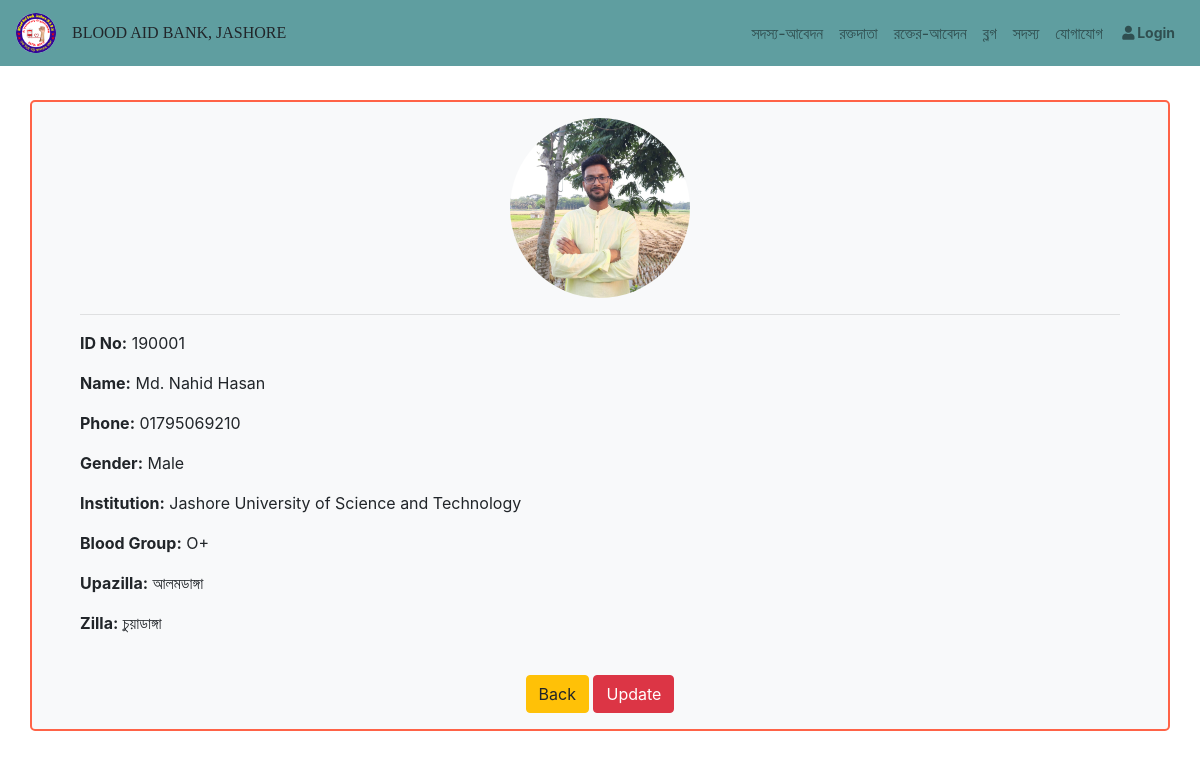
Screenshot of /Member/Details/2/ with the database file from the repository.
### Bloodbank/models.py (models this page shows, shortened)
class OrganizationMember(models.Model):
    GENDER_CHOICE = (
        ('Male', 'Male'),
        ('Female', 'Female'),
    )
    id_no = models.CharField(max_length =15, null = True, blank = True, verbose_name ="আইডি নং-")
    name = models.CharField(max_length=100, verbose_name="সদস্যের নাম")
    designation = models.ForeignKey(Designation,on_delete=models.CASCADE, max_length=200, verbose_name = 'পদবি', null=False)
    gender = models.CharField(max_length = 10,default = 'Select', choices = GENDER_CHOICE, verbose_name = 'লিঙ্গ', null=False)
    phone = models.CharField(max_length =14, verbose_name="মোবাইল নাম্বার")
    institution = models.CharField(max_length = 100, verbose_name = 'শিক্ষা-প্রতিষ্ঠান')
    blood_group = models.ForeignKey(BloodGroup, on_delete=models.CASCADE, verbose_name = 'রক্তের গ্রুপ', null=False)
    location = models.ForeignKey(Upazila, on_delete=models.CASCADE, verbose_name="উপজেলা/থানা", null=False)
    zilla = models.ForeignKey(Zilla, on_delete=models.CASCADE, verbose_name="জেলা", null=False)
    image  = models.ImageField(upload_to = 'Member/', default = '', verbose_name = 'ছবি')
    class Meta:
        verbose_name_plural = "Member"

class BloodGroup(models.Model):
    group = models.CharField(max_length=6, blank=False, null=False, verbose_name="রক্তের গ্রুপ")
    def __str__(self):
        return self.group
    class Meta:
        verbose_name_plural = "Blood Group"

class Upazila(models.Model):
    upazila = models.CharField(max_length=100, blank=False, null=False, verbose_name="উপজেলা/থানা")
    def __str__(self):
        return self.upazila
    class Meta:
        verbose_name_plural = "Upazilla"

class Zilla(models.Model):
    zilla = models.CharField(max_length=100, blank=False, null=False, verbose_name="জেলা")
    def __str__(self):
        return self.zilla
    class Meta:
        verbose_name_plural = "Zilla"

### Bloodbank/views.py (the view)
# urls.py: path('Member/Details/<str:pk>/', views.detailsMember, name = 'details_member'),
def detailsMember(request, pk):
    member =OrganizationMember.objects.get(id=pk)
    diction = {
        'member':member,
    }
    return render(request, 'Bloodbank/member_details.html', context=diction)

### templates/Bloodbank/member_details.html
{% extends "base.html" %}
{% load static %}
{% load crispy_forms_tags %}
{% block content %}
    <div class="container-fluid" style="margin-top:100px">
        <div class="container px-5 py-3 bg-light" style="border: 2px solid tomato; border-radius: 5px;">
            <div class="text-center">
                <img src="{{member.image.url}}" style="width:180px; height:180px; border-radius: 50%">
            </div>
            <hr>
            <p><a style="font-weight: bold;">ID No:</a> {{member.id_no}}</p>
            <p><a style="font-weight: bold;">Name:</a> {{member.name}}</p>
            {% if member.gender == 'Male' or user.is_authenticated %}
            <p><a style="font-weight: bold;">Phone:</a> {{member.phone}}</p>
            {% endif %}
            <p><a style="font-weight: bold;">Gender:</a> {{member.gender}}</p>
            <p><a style="font-weight: bold;">Institution:</a> {{member.institution}}</p>
            <p><a style="font-weight: bold;">Blood Group:</a> {{member.blood_group}}</p>
            <p><a style="font-weight: bold;">Upazilla:</a> {{member.location}}</p>
            <p><a style="font-weight: bold;">Zilla:</a> {{member.zilla}}</p>
            <br>
            <div class="text-center inline-block">
                <a type="button" class="btn btn-warning" href="{% url 'Bloodbank:member'%}">Back</a>
                <a type="button" class="btn btn-danger" href="{% url 'Bloodbank:update_member_profile' member.pk %}">Update</a>
            </div>
        </div>
    </div>
{% endblock %}

### rows the page displays
OrganizationMember: image (picture), id_no "190001", name "Md. Nahid Hasan", phone "01795069210", gender "Male", institution "Jashore University of Science and Technology", blood_group "O+", location "আলমডাঙ্গা", zilla "চুয়াডাঙ্গা"
